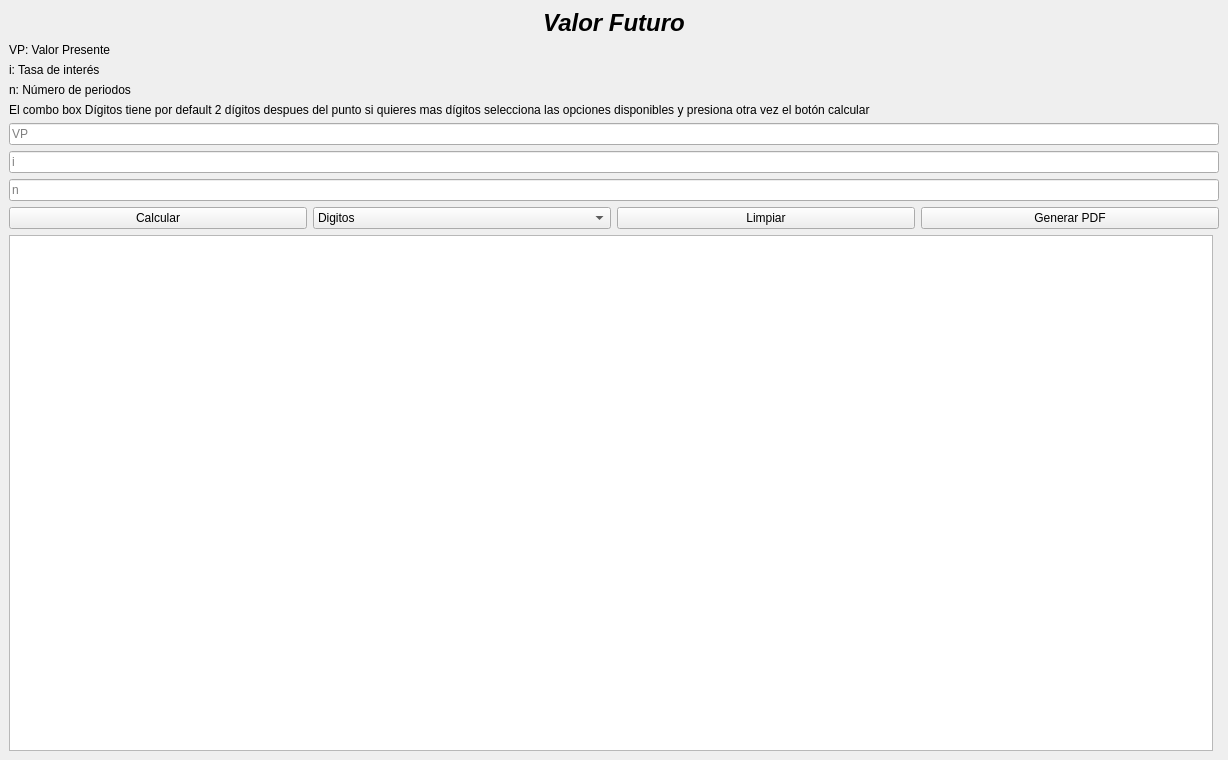
<?xml version="1.0" encoding="UTF-8"?>
<ui version="4.0">
 <class>MainWindow</class>
 <widget class="QMainWindow" name="MainWindow">
  <property name="windowModality">
   <enum>Qt::WindowModal</enum>
  </property>
  <property name="geometry">
   <rect>
    <x>0</x>
    <y>0</y>
    <width>1228</width>
    <height>760</height>
   </rect>
  </property>
  <property name="windowTitle">
   <string>Valor Futuro</string>
  </property>
  <property name="styleSheet">
   <string notr="true">font: 16pt &quot;Segoe UI&quot;;

width: 70%;</string>
  </property>
  <widget class="QWidget" name="centralwidget">
   <layout class="QVBoxLayout" name="verticalLayout">
    <item>
     <widget class="QLabel" name="label_title">
      <property name="font">
       <font>
        <family>Segoe UI</family>
        <pointsize>18</pointsize>
        <italic>true</italic>
        <bold>true</bold>
       </font>
      </property>
      <property name="styleSheet">
       <string notr="true">font: 700 italic 18pt &quot;Segoe UI&quot;;</string>
      </property>
      <property name="text">
       <string>Valor Futuro</string>
      </property>
      <property name="alignment">
       <set>Qt::AlignCenter</set>
      </property>
     </widget>
    </item>
    <item>
     <widget class="QLabel" name="label">
      <property name="text">
       <string>VP: Valor Presente</string>
      </property>
     </widget>
    </item>
    <item>
     <widget class="QLabel" name="label_2">
      <property name="text">
       <string>i: Tasa de interés</string>
      </property>
     </widget>
    </item>
    <item>
     <widget class="QLabel" name="label_3">
      <property name="text">
       <string>n: Número de periodos</string>
      </property>
     </widget>
    </item>
    <item>
     <widget class="QLabel" name="label_7">
      <property name="styleSheet">
       <string notr="true">font: 9pt &quot;Segoe UI&quot;;</string>
      </property>
      <property name="text">
       <string>El combo box Dígitos tiene por default 2 dígitos despues del punto si quieres mas dígitos selecciona las opciones disponibles y presiona otra vez el botón calcular</string>
      </property>
     </widget>
    </item>
    <item>
     <widget class="QLineEdit" name="txt_vp">
      <property name="placeholderText">
       <string>VP</string>
      </property>
     </widget>
    </item>
    <item>
     <widget class="QLineEdit" name="txt_i">
      <property name="placeholderText">
       <string>i</string>
      </property>
     </widget>
    </item>
    <item>
     <widget class="QLineEdit" name="txt_n">
      <property name="placeholderText">
       <string>n</string>
      </property>
     </widget>
    </item>
    <item>
     <layout class="QHBoxLayout" name="horizontalLayout_2">
      <item>
       <widget class="QPushButton" name="btn_calcular">
        <property name="text">
         <string>Calcular</string>
        </property>
       </widget>
      </item>
      <item>
       <widget class="QComboBox" name="cb_digitos">
        <item>
         <property name="text">
          <string>Digitos</string>
         </property>
        </item>
        <item>
         <property name="text">
          <string>3</string>
         </property>
        </item>
        <item>
         <property name="text">
          <string>4</string>
         </property>
        </item>
        <item>
         <property name="text">
          <string>5</string>
         </property>
        </item>
        <item>
         <property name="text">
          <string>Todos</string>
         </property>
        </item>
       </widget>
      </item>
      <item>
       <widget class="QPushButton" name="btn_limpiar">
        <property name="text">
         <string>Limpiar</string>
        </property>
       </widget>
      </item>
      <item>
       <widget class="QPushButton" name="btn_generar_pdf">
        <property name="text">
         <string>Generar PDF</string>
        </property>
       </widget>
      </item>
     </layout>
    </item>
    <item>
     <layout class="QHBoxLayout" name="horizontalLayout">
      <item>
       <widget class="QTextBrowser" name="tb_resultado"/>
      </item>
      <item>
       <layout class="QVBoxLayout" name="verticalLayout_2">
        <item>
         <widget class="QWidget" name="widgetGrafico" native="true"/>
        </item>
       </layout>
      </item>
     </layout>
    </item>
   </layout>
  </widget>
 </widget>
 <resources/>
 <connections/>
</ui>
